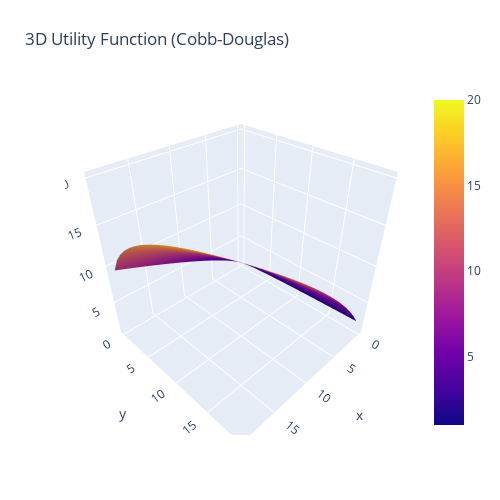
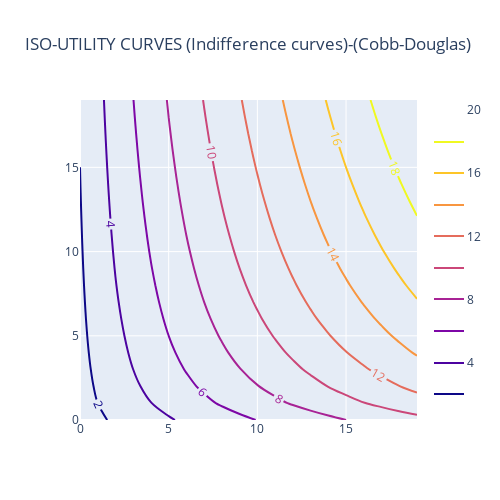

Notebook code cell kept with these figures, in order:
### Code cell
iso_utility('Cobb-Douglas',xmax=20,ymax=20,xshare=0.75,yshare=0.25)

### Figure 1 — Plotly figure (JSON) as saved in the notebook; plotly's stock layout.template omitted (floating-point values rounded to 4 significant figures; data arrays with more than 128 entries replaced by an {"elided": "..."} marker saying what was removed)
{"data": [{"type": "surface", "z": {"elided": "20x20 float values"}}], "layout": {"autosize": false, "height": 500, "margin": {"b": 65, "l": 65, "r": 50, "t": 90}, "title": {"text": "3D Utility Function (Cobb-Douglas)"}, "width": 500}}

### Figure 2 — Plotly figure (JSON) as saved in the notebook; plotly's stock layout.template omitted (floating-point values rounded to 4 significant figures; data arrays with more than 128 entries replaced by an {"elided": "..."} marker saying what was removed)
{"data": [{"contours": {"coloring": "lines", "showlabels": true}, "customdata": {"elided": "20x20 float values"}, "hovertemplate": "<i>MRS</i>: %{customdata:.3f}<br><br><b>Y</b>: %{y}<br><br><b>X</b>: %{x}<br>", "line": {"color": "black", "width": 2}, "type": "contour", "z": {"elided": "20x20 float values"}}], "layout": {"height": 500, "title": {"text": "ISO-UTILITY CURVES (Indifference curves)-(Cobb-Douglas)"}, "width": 500}}
